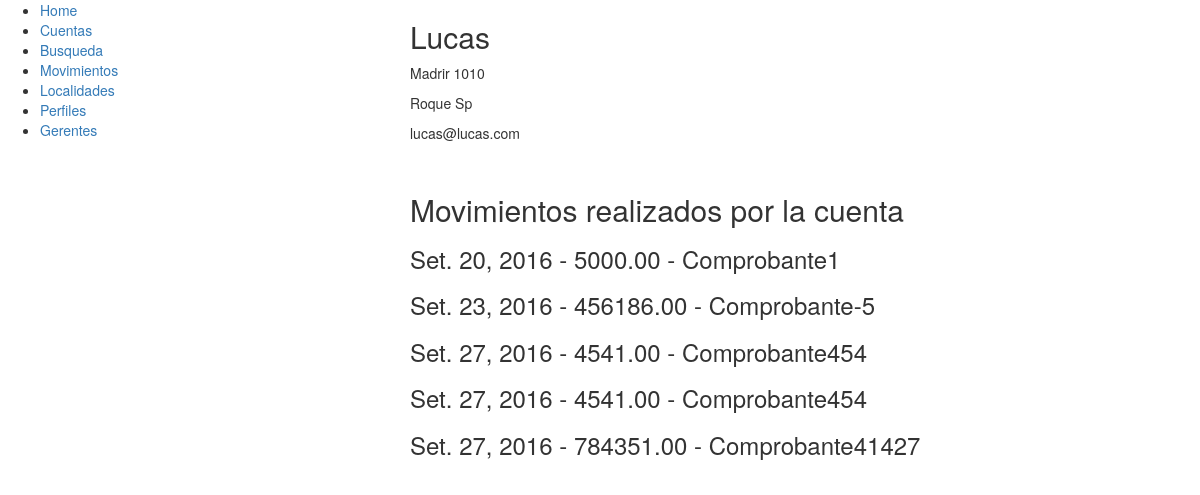
Page /cuenta/2/ (signed in) on the committed database.
### cuentas/models.py (models this page shows, shortened)
class Cuenta(models.Model):
	nombre = models.CharField(max_length=200)
	direccion = models.CharField(max_length=500)
	localidad = models.ForeignKey(Localidad, default=1)
	email = models.EmailField()

class Localidad(models.Model):
	nombre = models.CharField(max_length=200)
	def __str__(self):
		return self.nombre

class Movimiento(models.Model):
	cuenta = models.ForeignKey(Cuenta)
	comprobante = models.TextField()
	fecha = models.DateField(auto_now=True)
	importe = models.DecimalField(max_digits=20, decimal_places=2, default=0)

### cuentas/views.py (the view)
# urls.py: url(r'^cuenta/([0-9]+)/$',views.cuenta),
@login_required
@permission_required('cuentas.ver_cuentas')
def cuenta(request, id):
	try:
		c = Cuenta.objects.get(pk=id)
		m = Cuenta.objects.get(pk=id).movimiento_set.all()
	except Cuenta.DoesNotExist:
		raise Http404("No existe la cuenta seleccionada")
	return render (request, 'cuenta2.html',{'cuenta' : c, 'movimientos': m})

### cuentas/templates/cuenta2.html (shortened to what this page needs)
{% extends "base.html" %}
{% block content %}
	<h2>{{ cuenta.nombre }}</h2>
	<p>{{ cuenta.direccion }}</p>
	<p>{{ cuenta.localidad }}</p>
	<p>{{ cuenta.email }}</p>
	<br>
	<h2>Movimientos realizados por la cuenta</h2>
	{% for movimiento in movimientos %}
		<h3>{{ movimiento.fecha }} - {{ movimiento.importe }} - {{ movimiento.comprobante }}</h3>
	{% endfor %}
{% endblock %}

### rows in the picture
Cuenta: nombre "Lucas", direccion "Madrir 1010", localidad "Roque Sp", email "lucas@lucas.com"
Movimiento: fecha "Set. 20, 2016", importe "5000.00", comprobante "Comprobante1"
Movimiento: fecha "Set. 23, 2016", importe "456186.00", comprobante "Comprobante-5"
Movimiento: fecha "Set. 27, 2016", importe "4541.00", comprobante "Comprobante454"
Movimiento: fecha "Set. 27, 2016", importe "4541.00", comprobante "Comprobante454"
Movimiento: fecha "Set. 27, 2016", importe "784351.00", comprobante "Comprobante41427"
